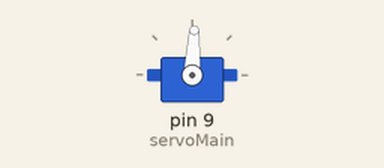
This sketch was run on a simulated Arduino Uno, built with avr-gcc and run on an emulated ATmega328P. Parts: servo.

Above: at 0.05 s.
Timing chart, 0 to 15.2 s (numbered marks = the images above):
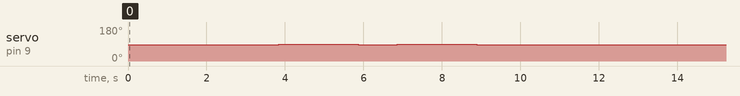

The sketch:

servo_for_hc.ino
```cpp
#include<Servo.h>
Servo servoMain; // Define our Servo

void setup()
{
   servoMain.attach(9); // servo on digital pin 10
}

void loop()
{
   servoMain.write(87);  // Turn Servo Left to 45 degrees
   delay(1000);          // Wait 1 second
   servoMain.write(85);   // CLOCKWISE
   delay(1840);          // Wait 1 second
   servoMain.write(87);
   delay(1000);
   servoMain.write(89);  // ANTI-CLOCKWISE
   delay(2020);          // Wait 1 second
   servoMain.write(87);
   delay(1000);
   servoMain.write(89);  //ANTI-CLOCKWISE
   delay(2020);
   servoMain.write(87);
   delay(1000);
   servoMain.write(85);  //CLOCKWISE
   delay(1840);
}
```

Measured:
- by itself, servo on pin 9 (servoMain): repeats every 11.7 s: 2 × (87° 1.0 s, 89° 2.0 s), 2 × (87° 1.0 s, 85° 1.8 s)
